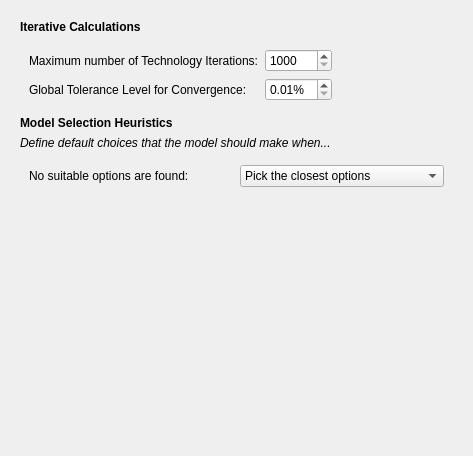
         <widget class="QWidget" name="simulation_scrollAreaContents">
          <property name="geometry">
           <rect>
            <x>0</x>
            <y>0</y>
            <width>473</width>
            <height>456</height>
           </rect>
          </property>
          <layout class="QVBoxLayout" name="verticalLayout_6">
           <item>
            <layout class="QVBoxLayout" name="verticalLayout_16">
             <property name="margin">
              <number>9</number>
             </property>
             <item>
              <widget class="QLabel" name="iterations">
               <property name="text">
                <string>&lt;html&gt;&lt;head/&gt;&lt;body&gt;&lt;p&gt;&lt;span style=&quot; font-weight:600;&quot;&gt;Iterative Calculations&lt;/span&gt;&lt;/p&gt;&lt;/body&gt;&lt;/html&gt;</string>
               </property>
              </widget>
             </item>
             <item>
              <widget class="QWidget" name="iterations_widget" native="true">
               <layout class="QGridLayout" name="gridLayout_5">
                <item row="1" column="0">
                 <widget class="QLabel" name="tolerance_lbl">
                  <property name="text">
                   <string>Global Tolerance Level for Convergence:</string>
                  </property>
                 </widget>
                </item>
                <item row="0" column="0">
                 <widget class="QLabel" name="numiter_lbl">
                  <property name="text">
                   <string>Maximum number of Technology Iterations:</string>
                  </property>
                 </widget>
                </item>
                <item row="0" column="1">
                 <widget class="QSpinBox" name="numiter_spin">
                  <property name="suffix">
                   <string/>
                  </property>
                  <property name="minimum">
                   <number>1000</number>
                  </property>
                  <property name="maximum">
                   <number>100000</number>
                  </property>
                  <property name="singleStep">
                   <number>1000</number>
                  </property>
                 </widget>
                </item>
                <item row="1" column="1">
                 <widget class="QDoubleSpinBox" name="tolerance_spin">
                  <property name="prefix">
                   <string/>
                  </property>
                  <property name="suffix">
                   <string>%</string>
                  </property>
                  <property name="decimals">
                   <number>2</number>
                  </property>
                  <property name="minimum">
                   <double>0.010000000000000</double>
                  </property>
                  <property name="maximum">
                   <double>5.000000000000000</double>
                  </property>
                  <property name="singleStep">
                   <double>0.010000000000000</double>
                  </property>
                 </widget>
                </item>
                <item row="0" column="2">
                 <spacer name="horizontalSpacer_2">
                  <property name="orientation">
                   <enum>Qt::Horizontal</enum>
                  </property>
                  <property name="sizeHint" stdset="0">
                   <size>
                    <width>40</width>
                    <height>20</height>
                   </size>
                  </property>
                 </spacer>
                </item>
               </layout>
              </widget>
             </item>
             <item>
              <widget class="QLabel" name="modeldecisions">
               <property name="text">
                <string>&lt;html&gt;&lt;head/&gt;&lt;body&gt;&lt;p&gt;&lt;span style=&quot; font-weight:600;&quot;&gt;Model Selection Heuristics&lt;/span&gt;&lt;/p&gt;&lt;/body&gt;&lt;/html&gt;</string>
               </property>
              </widget>
             </item>
             <item>
              <widget class="QLabel" name="modeldecisions_sub">
               <property name="text">
                <string>&lt;html&gt;&lt;head/&gt;&lt;body&gt;&lt;p&gt;&lt;span style=&quot; font-style:italic;&quot;&gt;Define default choices that the model should make when...&lt;/span&gt;&lt;/p&gt;&lt;/body&gt;&lt;/html&gt;</string>
               </property>
              </widget>
             </item>
             <item>
              <widget class="QWidget" name="modeldecisions_widget" native="true">
               <layout class="QGridLayout" name="gridLayout_6">
                <item row="1" column="0">
                 <widget class="QLabel" name="decision_lbl">
                  <property name="text">
                   <string>No suitable options are found:</string>
                  </property>
                 </widget>
                </item>
                <item row="1" column="1">
                 <widget class="QComboBox" name="decision_combo">
                  <item>
                   <property name="text">
                    <string>Pick the closest options</string>
                   </property>
                  </item>
                  <item>
                   <property name="text">
                    <string>Pick random options</string>
                   </property>
                  </item>
                  <item>
                   <property name="text">
                    <string>Do not pick options</string>
                   </property>
                  </item>
                 </widget>
                </item>
               </layout>
              </widget>
             </item>
            </layout>
           </item>
           <item>
            <spacer name="verticalSpacer_2">
             <property name="orientation">
              <enum>Qt::Vertical</enum>
             </property>
             <property name="sizeHint" stdset="0">
              <size>
               <width>20</width>
               <height>40</height>
              </size>
             </property>
            </spacer>
           </item>
          </layout>
         </widget>
